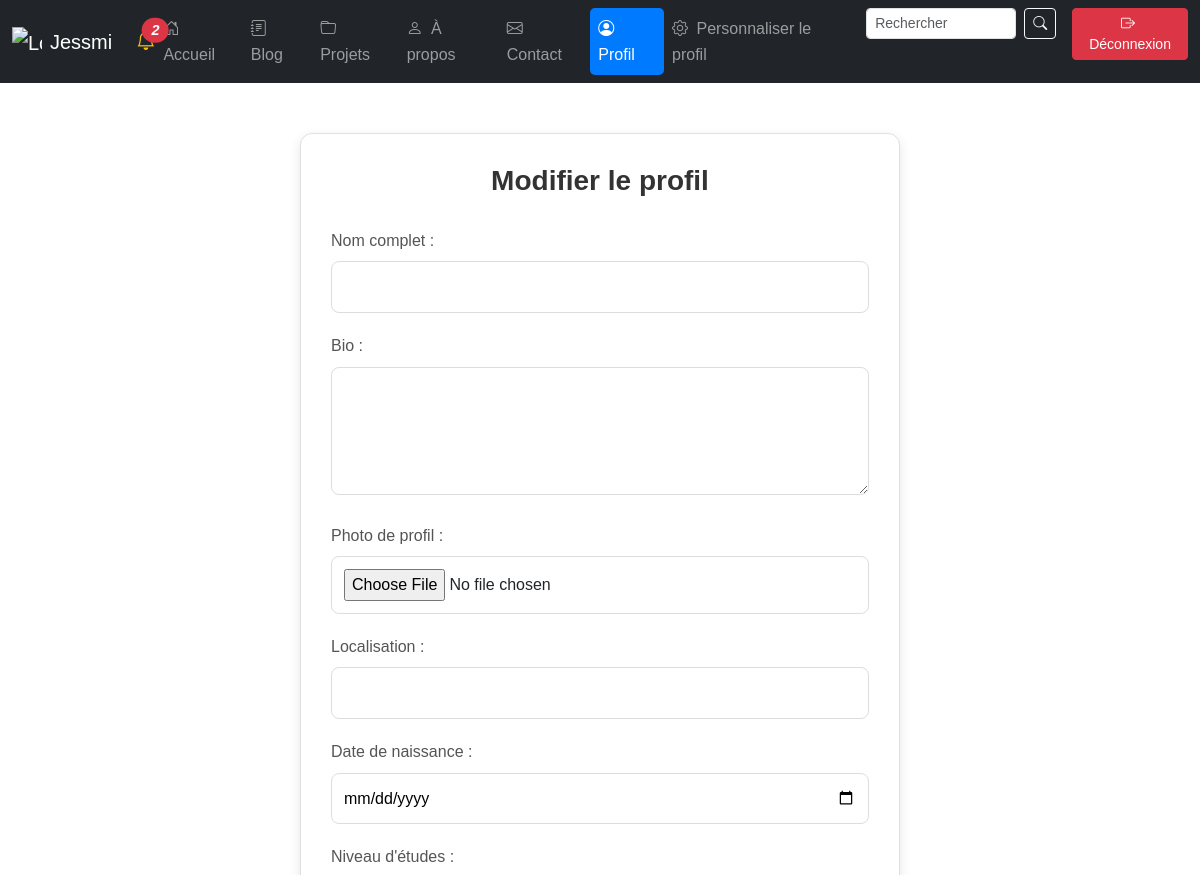
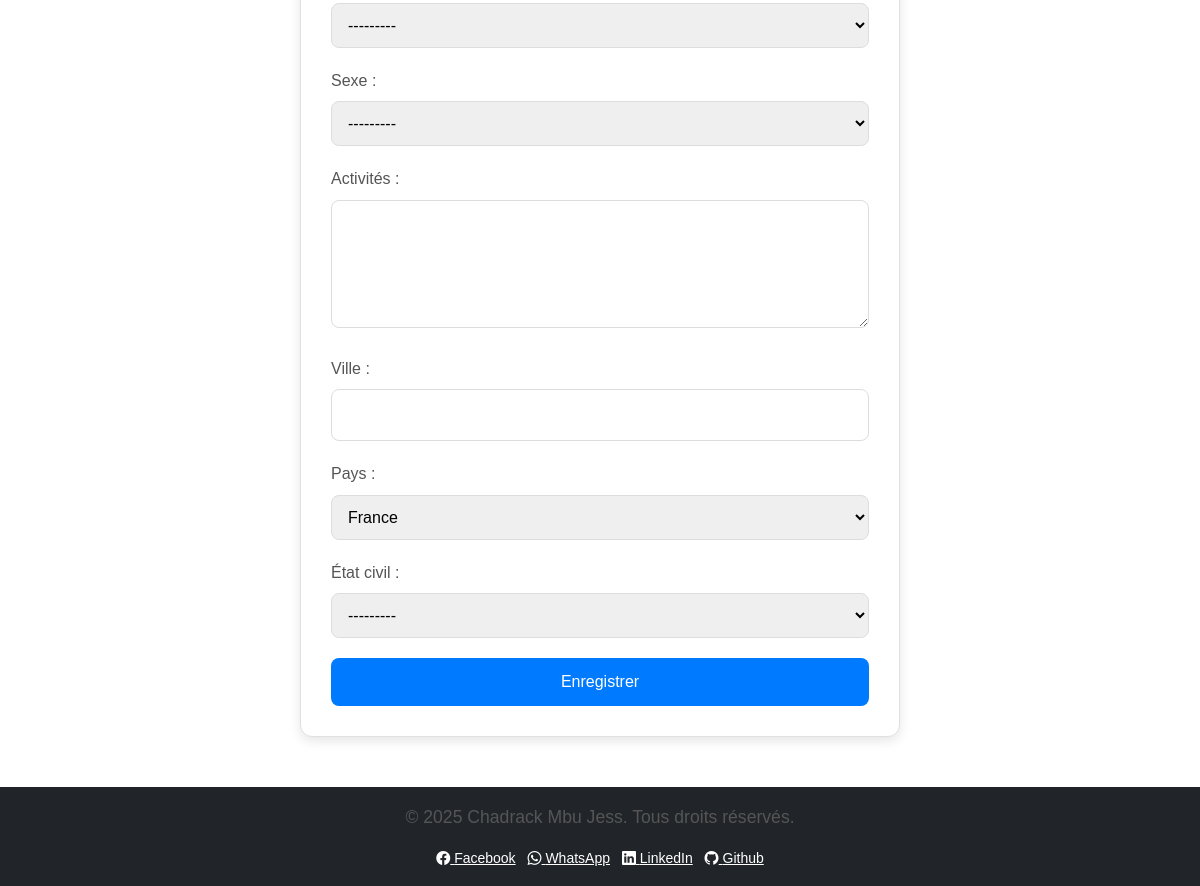
Page /profile/edit/ (signed in) on the committed database (2 pictures, top to bottom).
### portfolioapp/models.py (models this page shows, shortened)
class Profile(models.Model):
    SEX_CHOICES = [('M', 'Masculin'), ('F', 'Féminin'), ('O', 'Autre')]
    CIVIL_STATUS_CHOICES = [('S', 'Célibataire'), ('M', 'Marié(e)'), ('D', 'Divorcé(e)'), ('W', 'Veuf/Veuve')]
    EDUCATION_LEVEL_CHOICES = [('P', 'Primaire'), ('S', 'Secondaire'), ('B', 'Baccalauréat'), ('L', 'Licence'), ('M', 'Master'), ('D', 'Doctorat')]
    profile_picture = models.ImageField(upload_to='profile_pictures/', blank=True, null=True, verbose_name="Photo de profil")
    user = models.OneToOneField(User, on_delete=models.CASCADE, related_name='profile')
    full_name = models.CharField(max_length=255, blank=True, null=True, verbose_name="Nom complet")
    sex = models.CharField(max_length=1, choices=SEX_CHOICES, blank=True, null=True, verbose_name="Sexe")
    bio = models.TextField(blank=True, null=True, verbose_name="Bio")
    date_of_birth = models.DateField(blank=True, null=True, verbose_name="Date de naissance")
    civil_status = models.CharField(max_length=1, choices=CIVIL_STATUS_CHOICES, blank=True, null=True, verbose_name="État civil")
    activities = models.TextField(blank=True, null=True, verbose_name="Activités")
    education_level = models.CharField(max_length=1, choices=EDUCATION_LEVEL_CHOICES, blank=True, null=True, verbose_name="Niveau d'études")
    location = models.CharField(max_length=255, blank=True, null=True, verbose_name="Localisation")
    country = CountryField(blank=True, null=True, verbose_name="Pays", default='FR')
    city = models.CharField(max_length=255, blank=True, null=True, verbose_name="Ville")

### portfolioapp/views.py (the view)
# urls.py: path('profile/edit/', views.edit_profile, name='edit_profile'),
@login_required
def edit_profile(request):
    profile = request.user.profile
    if request.method == 'POST':
        form = ProfileForm(request.POST, request.FILES, instance=profile)
        if form.is_valid():
            form.save()
            return redirect('profile')
    else:
        form = ProfileForm(instance=profile)
    return render(request, 'registration/edit_profile.html', {'form': form})

### portfolioapp/forms.py
class ProfileForm(forms.ModelForm):
    class Meta:
        model = Profile
        fields = [
            'full_name', 'bio', 'profile_picture', 'location',
            'date_of_birth', 'education_level', 'sex', 'activities', 'city', 'country', 'civil_status'
        ]
        widgets = {
            'bio': forms.Textarea(attrs={'rows': 4}),
            'activities': forms.Textarea(attrs={'rows': 4}),
            'date_of_birth': forms.DateInput(attrs={'type': 'date'}),
        }

### portfolioapp/context_processors.py (called while the page is built)
def unread_notifications_count(request):
    if request.user.is_authenticated:
        return {
            'unread_notifications_count': Notification.objects.filter(user=request.user, is_read=False).count()
        }
    return {'unread_notifications_count': 0}

### templates/registration/edit_profile.html (shortened to what this page needs)
{% extends 'portfolioapp/base.html' %}
{% block content %}
<div class="profile-edit-container">
    <h1>Modifier le profil</h1>
    <form method="post" enctype="multipart/form-data">
        {% for field in form %}
        <div class="form-group">
            {{ field.label_tag }}
            {{ field }}
        </div>
        {% endfor %}
        <button type="submit" class="btn btn-primary">Enregistrer</button>
    </form>
</div>
{% endblock %}

### static/css/style.css (style rules this page uses)
body { font-family: Arial, sans-serif; line-height: 1.6; }
h1 { font-size: 2.5rem; font-weight: bold; color: #333; }

### templates/registration/edit_profile.html (style rules this page uses)
.profile-edit-container { max-width: 600px; margin: 50px auto; padding: 30px; border: 1px solid #e0e0e0; border-radius: 12px; background-color: #fff; box-shadow: 0 4px 12px rgba(0, 0, 0, 0.1); animation: fadeIn 0.5s ease-in-out; }
.profile-edit-container h1 { text-align: center; margin-bottom: 30px; font-size: 28px; color: #333; font-weight: 600; }
.form-group { margin-bottom: 20px; }
.form-group label { font-weight: 500; color: #555; display: block; margin-bottom: 8px; }
.form-group input, .form-group textarea, .form-group select { width: 100%; padding: 12px; border: 1px solid #ddd; border-radius: 8px; font-size: 16px; transition: all 0.3s ease; }
.btn-primary { width: 100%; padding: 12px; background-color: #007bff; border: none; border-radius: 8px; font-size: 16px; font-weight: 500; color: #fff; cursor: pointer; transition: background-color 0.3s ease; }

### rows in the picture
Profile: form "---------" "---------" "France" "---------"

### other values in the picture
{{ unread_notifications_count }} "2"
{{ field.label_tag }} "Nom complet :" "Bio :" "Photo de profil :" "Localisation :" "Date de naissance :" "Niveau d'études :" "Sexe :" "Activités :" "Ville :" "Pays :" "État civil :"
